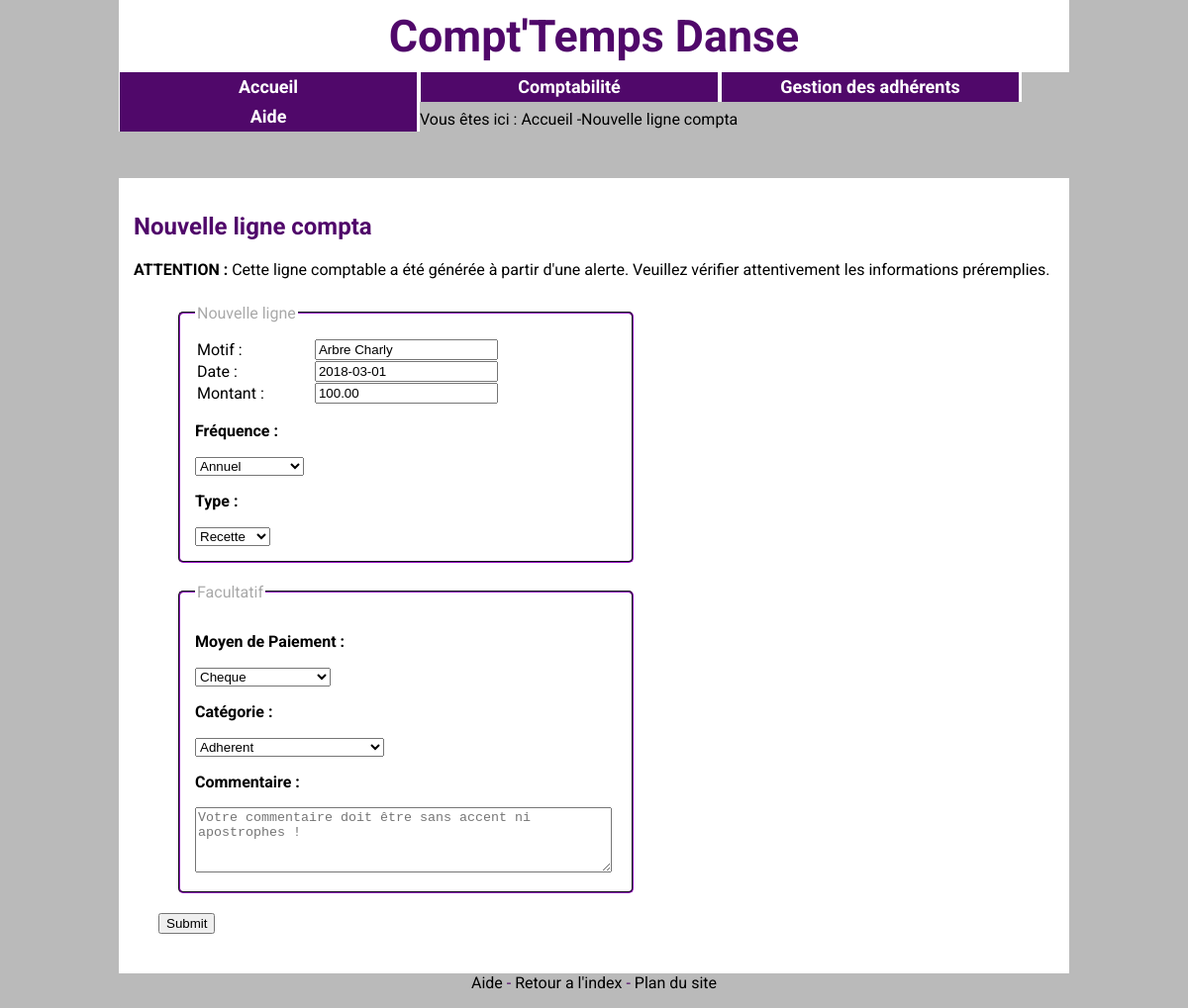
The app's page /ComptaForm2.php?A=adh&NumAlerte=29 with its own data.
### tables this page shows
CREATE TABLE `adherent` (
  `NumAdh` int(3) NOT NULL COMMENT 'Numero Adherent genere automatiquement a la creation. De 0 a 999',
  `Nom` varchar(25) NOT NULL COMMENT 'Nom, chaine de caractere de 25',
  `Prenom` varchar(25) NOT NULL COMMENT 'Prenom. Chaine de caractere de 25',
  `DateNaissance` date NOT NULL COMMENT 'Date de Naissance, au format AAAA/MM/JJ',
  `ModePaiement` varchar(2) NOT NULL COMMENT 'Mode de Paiement, récupéré dans la table Paiement',
  `FrequencePaiement` varchar(25) NOT NULL,
  `Reduction` varchar(2) DEFAULT NULL,
  `Montant` decimal(10,0) DEFAULT NULL
);

CREATE TABLE `alerteadh` (
  `IdAlerte` int(11) NOT NULL,
  `NumAdh` int(3) NOT NULL,
  `Date` date NOT NULL,
  `Montant` decimal(10,2) NOT NULL
);

CREATE TABLE `modepaiement` (
  `IdPaiement` varchar(2) NOT NULL,
  `NomPaiement` varchar(25) NOT NULL
);

### ComptaForm2.php (the view, shortened to what this page needs)
<?php
include("include/Head.php");
include("include/Menu.php");
$NumAlerte=$_SESSION['NumAlerte'];
$Compta=($_GET['A']=='compta');
$Adh=($_GET['A']=='adh');
if ($Compta) {
  $AlerteReq=$bdd->query("SELECT * FROM alertecompta WHERE IdAlerte=$NumAlerte");
}
elseif ($Adh){
  $AlerteReq=$bdd->query("SELECT * FROM alerteadh WHERE IdAlerte=$NumAlerte");
}
$AlerteTab=$AlerteReq->fetch();
$Date=$AlerteTab['Date'];
$Montant=$AlerteTab['Montant'];
if($Adh){
  $idLigne=$AlerteTab['NumAdh'];
  $AdhReq=$bdd->query("SELECT * FROM adherent WHERE NumAdh=$idLigne");
  $Ligne=$AdhReq->fetch();
  $Motif=$Ligne['Nom']." ".$Ligne['Prenom'];
  $Frequence=$Ligne['FrequencePaiement'];
  $Categorie='Adherent';
}
$ModePaiement=$Ligne['ModePaiement'];
?>
<div>Vous êtes ici : <a href="index.html">Accueil</a> -Nouvelle ligne compta</div>
<section>
  <h2>Nouvelle ligne compta</h2>
  <p><strong>ATTENTION : </strong> Cette ligne comptable a été générée à partir d'une alerte. Veuillez vérifier attentivement les informations préremplies.</p>
  <form method="post" action="ComptaBDD.php">
    <fieldset class="Info"><legend>Nouvelle ligne</legend>
      <table class="Form">
        <tr class="Form"><td class="Form"><label for="Motif">Motif : </label></td><td class="Form"><input type="text"
          <?php echo "value='$Motif'"; ?> name="Motif" id="Motif" required />	</td></tr>
          <tr class="Form"><td class="Form"><label for="Date">Date : </label></td>
            <td class="Form"><input type="text"
              <?php	echo "value=$Date"; ?> name="Date" id="Date" required placeholder="aaaa-mm-jj"/></td></tr>
              <tr class="Form"><td class="Form"><label for="Montant"> Montant :  </label></td><td class="Form"><input required type="text"
                <?php	echo "value=$Montant";?> name="Montant" id="Montant" /></td></tr>
              </table>
              <p><strong>Fréquence : </strong></p>
              <select name="Frequence" > <?php $reponse = $bdd->query('SELECT * FROM frequence');
              echo "<option required value=\"$Frequence\">$Frequence</option>";
              ?>
            </select>
            <p><strong>Type : </strong></p>
            <select name="Type">
              <?php
              if ($Adh) {
                echo "<option value=\"Recette\"> Recette</option>";
              }
              else {
                $reponse = $bdd->query('SELECT * FROM typecompta');
                while ($donnees = $reponse->fetch()) {
                  $Id=$donnees['Type'];
                  echo "<option value=$Id> $Id</option>";
                }
              }
              ?>
            </select>
          </fieldset>
        <td class="invisible">
          <fieldset class="Cours"><legend>Facultatif</legend>
            <p><strong>Moyen de Paiement : </strong></p>
            <select name="MoyenPaiement">
              <?php
              $NomReq = $bdd->query("SELECT * FROM modepaiement WHERE IdPaiement='$ModePaiement'");
              $Nom=$NomReq->fetch();
              echo "<option required value=$ModePaiement>";
              echo $Nom['NomPaiement'];
              echo "</option>";
                $reponse->closeCursor(); ?>
              </select>
              <p><strong>Catégorie : </strong></p>
              <select name="Categorie">
                <?php
                echo "<option required value=$Categorie>$Categorie</option>";
                ?>
              </select>
              <p><strong>Commentaire :</strong></p>
              <textarea name="Commentaire" size="140" rows="4" cols="50" placeholder="Votre commentaire doit être sans accent ni apostrophes !"></textarea>
          </td>
      <input type="submit" name="Enregistrer !">
    </form>
  </section>
  <?php include("include/Footer.php");?>
</body>
</html>

### CSS/style.css (style rules this page uses)
body { background:#BABABA; background-position: 11%; font-family:'Roboto', 'Comic Sans MS', cursive; width:80%; min-width:500px; color: black; left:150px; margin:0px auto; }
h1, h2, h3 { color: #50086A; }
h2, h3 { text-align: left; }
section { margin-top: 50px; background-color: white; padding: 15px; }
nav, h1, h2, article { background-color: white; }
a:link, a:visited { color:black; text-decoration: none; }
a { color: black; }

### CSS/tableau.css (style rules this page uses)
table { text-align : center; border-collapse : collapse; border: 2px solid #333333; margin: 15px; padding: 3px; }
td { padding: 2px; vertical-align: middle; border: 1px solid grey; padding: 4px; }
tr { color : black; }
.Form { text-align: left; margin: 0px; padding: 0px; width: 340px; border-color: white; }

### CSS/formulaire.css (style rules this page uses)
form { margin: 25px; width: 500px; background-color: white; }
legend { color: darkgrey; }

### records on screen
adherent: Motif "Arbre Charly", Frequence "Annuel"
alerteadh: Date "2018-03-01", Montant "100.00"
modepaiement: MoyenPaiement "Cheque"

### other values on screen
form field Categorie "Adherent"
